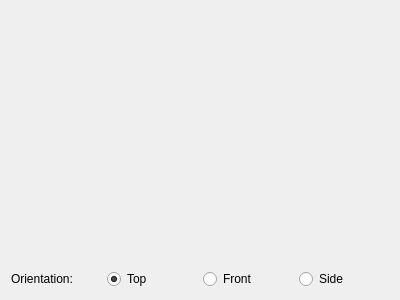
<?xml version="1.0" encoding="UTF-8"?>
<ui version="4.0">
 <class>OrthographicSubWindow</class>
 <widget class="QWidget" name="OrthographicSubWindow">
  <property name="geometry">
   <rect>
    <x>0</x>
    <y>0</y>
    <width>400</width>
    <height>300</height>
   </rect>
  </property>
  <property name="windowTitle">
   <string>Orthographic View</string>
  </property>
  <layout class="QVBoxLayout" name="verticalLayout" stretch="1,0">
   <item>
    <widget class="View::MapView2D" name="centralView" native="true">
     <property name="focusPolicy">
      <enum>Qt::StrongFocus</enum>
     </property>
    </widget>
   </item>
   <item>
    <layout class="QHBoxLayout" name="horizontalLayout">
     <item>
      <widget class="QLabel" name="label">
       <property name="text">
        <string>Orientation:</string>
       </property>
      </widget>
     </item>
     <item>
      <widget class="QRadioButton" name="rbTop">
       <property name="focusPolicy">
        <enum>Qt::ClickFocus</enum>
       </property>
       <property name="text">
        <string>Top</string>
       </property>
       <property name="checked">
        <bool>true</bool>
       </property>
      </widget>
     </item>
     <item>
      <widget class="QRadioButton" name="rbFront">
       <property name="focusPolicy">
        <enum>Qt::ClickFocus</enum>
       </property>
       <property name="text">
        <string>Front</string>
       </property>
      </widget>
     </item>
     <item>
      <widget class="QRadioButton" name="rbSide">
       <property name="focusPolicy">
        <enum>Qt::ClickFocus</enum>
       </property>
       <property name="text">
        <string>Side</string>
       </property>
      </widget>
     </item>
    </layout>
   </item>
  </layout>
 </widget>
 <customwidgets>
  <customwidget>
   <class>View::MapView2D</class>
   <extends>QWidget</extends>
   <header location="global">mapview2d.h</header>
   <container>1</container>
  </customwidget>
 </customwidgets>
 <resources/>
 <connections>
  <connection>
   <sender>rbTop</sender>
   <signal>clicked()</signal>
   <receiver>OrthographicSubWindow</receiver>
   <slot>setTop()</slot>
   <hints>
    <hint type="sourcelabel">
     <x>151</x>
     <y>281</y>
    </hint>
    <hint type="destinationlabel">
     <x>199</x>
     <y>149</y>
    </hint>
   </hints>
  </connection>
  <connection>
   <sender>rbFront</sender>
   <signal>clicked()</signal>
   <receiver>OrthographicSubWindow</receiver>
   <slot>setFront()</slot>
   <hints>
    <hint type="sourcelabel">
     <x>248</x>
     <y>281</y>
    </hint>
    <hint type="destinationlabel">
     <x>199</x>
     <y>149</y>
    </hint>
   </hints>
  </connection>
  <connection>
   <sender>rbSide</sender>
   <signal>clicked()</signal>
   <receiver>OrthographicSubWindow</receiver>
   <slot>setSide()</slot>
   <hints>
    <hint type="sourcelabel">
     <x>344</x>
     <y>281</y>
    </hint>
    <hint type="destinationlabel">
     <x>199</x>
     <y>149</y>
    </hint>
   </hints>
  </connection>
 </connections>
 <slots>
  <slot>setTop()</slot>
  <slot>setFront()</slot>
  <slot>setSide()</slot>
 </slots>
</ui>
